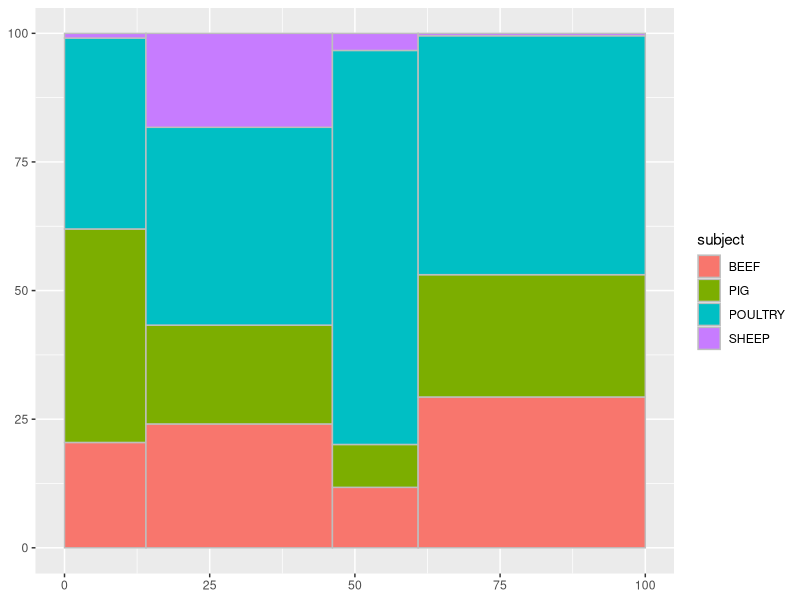
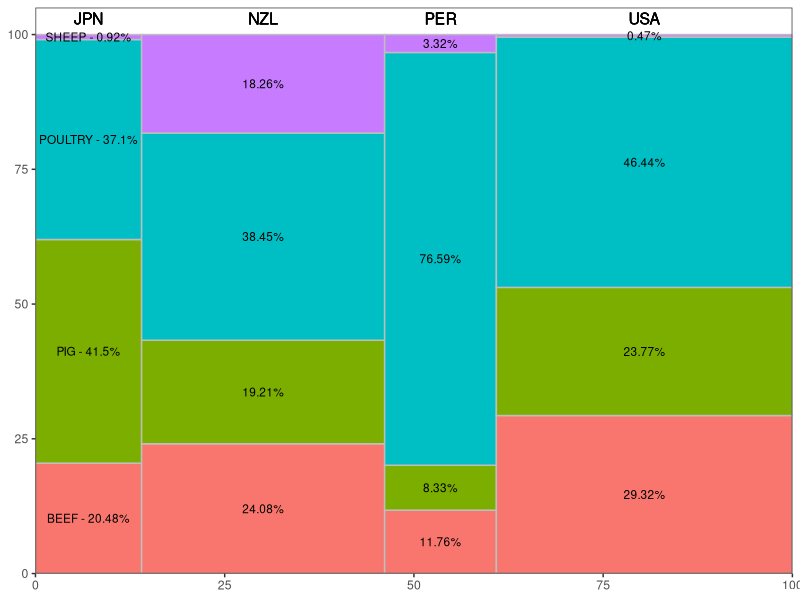
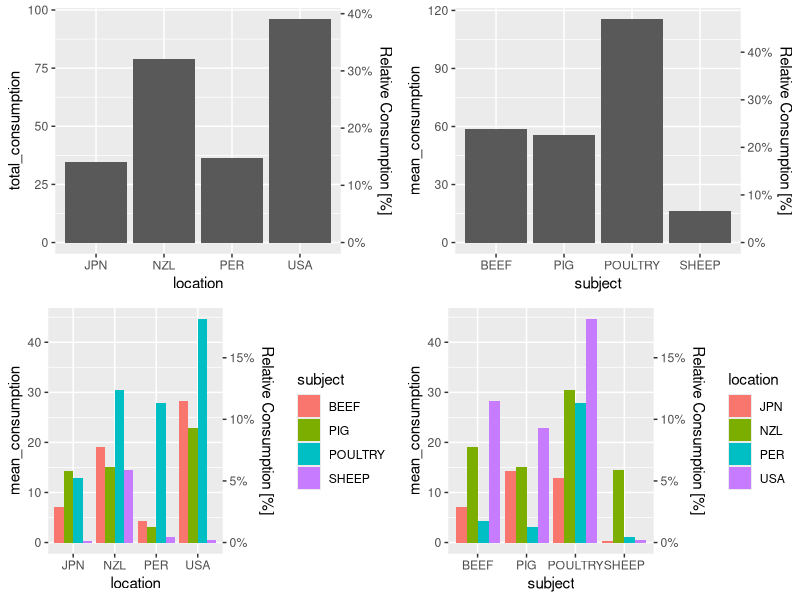

Write R code to recreate these figures, in order.
## ---- chunk 1
knitr::opts_chunk$set(echo = TRUE)
## ---- chunk 2
#load tidyverse package
library(tidyverse)

#read in the data
meat <- read_csv("_data/meat_consumption.csv")
## ---- chunk 3
# lowercase column names
colnames(meat) <- tolower(colnames(meat))
## ---- chunk 4
# filter the data
top4 <- meat %>%
  filter(location %in% c("USA", "JPN", "PER", "NZL") & 
           measure == "KG_CAP")

# compute the mean cosumption for each country by type of meat
top4_summary <- top4 %>%
  group_by(location, subject) %>%
  summarise(mean_consumption = mean(value))
## ---- chunk 5
#calculate global total consumption 
(total <- sum(top4_summary$mean_consumption))

#calculate proportion as a percentage of total
location_pct <- top4_summary %>%
  group_by(location) %>%
  summarise(location_prop = (sum(mean_consumption)/total) * 100)
## ---- chunk 6
# calculate xmin and xmax for each country
location_pct$xmax <- cumsum(location_pct$location_prop)
location_pct$xmin <- location_pct$xmax - location_pct$location_prop
## ---- chunk 7
# join the data frames
top4_summary <- left_join(top4_summary, location_pct)

# sum the total mean_consumption values by location
total_consumption_by_location <- top4_summary %>%
  group_by(location) %>%
  summarise(total_consumption = sum(mean_consumption))

# join the data frames
top4_summary <- left_join(top4_summary, total_consumption_by_location)

# calculate the y-axis min and max values for each type of meat as a proportion of respective country
top4_summary <- top4_summary %>%
  mutate(subject_prop = (mean_consumption/total_consumption) * 100,
         ymax = cumsum(subject_prop),
         ymin = ymax - subject_prop)
## ---- chunk 8
# calculate text coordinates
top4_summary <- top4_summary %>%
  mutate(xtext = xmin + (xmax - xmin)/2,
         ytext = ymin + (ymax - ymin) /2)

## ---- chunk 9
# create base plot
p <- ggplot(top4_summary, aes(ymin = ymin, ymax = ymax, 
                         xmin = xmin, xmax = xmax, fill = subject))

# add in geometry
p1 <- p + geom_rect(colour = ('grey'))

p1
## ---- chunk 10
# adding in proportion data
p2 <- p1 + geom_text(aes(x = xtext, y = ytext,
     label = ifelse(location == "JPN", paste(subject,
         " - ", round(subject_prop, 2), "%", sep = ""), paste(round(subject_prop, 2),
         "%", sep = ""))), size = 3)

# adding in country labels
p3 <- p2 + geom_text(aes(x = xtext, y = 103,
     label = paste(location)), size = 4)

# Adding the finishing touches
p3 + theme_bw() + 
  labs(x = NULL, y = NULL, fill = NULL) + 
  scale_x_continuous(expand = c(0,0)) +
  scale_y_continuous(limits = c(0, 105), expand = c(0,0)) +
  theme(legend.position = "none", 
     panel.grid.major = element_line(colour = NA),
     panel.grid.minor = element_line(colour = NA))
## ---- chunk 11
library(gridExtra)

# total meat consumption by Country
M_C <- top4_summary %>%
  select(location, location_prop, total_consumption) %>%
  unique() %>%
ggplot(aes(x = location, y = total_consumption)) +
  geom_bar(stat = "identity") +
  scale_y_continuous(sec.axis = sec_axis(trans = (~./total), labels = scales::percent, name = "Relative Consumption [%]"))

#total meat consumption by country, faceted by type
M_C_T <- top4_summary %>%
  select(location, subject, mean_consumption) %>%
  ggplot(aes(x = location, y = mean_consumption, fill = subject)) +
  geom_bar(stat = "identity", position = "dodge") +
  scale_y_continuous(sec.axis = sec_axis(trans = (~./total), labels = scales::percent, name = "Relative Consumption [%]"))

#total meat consumption by type
M_T <- ggplot(top4_summary, aes(x = subject, y = mean_consumption)) +
  geom_bar(stat = "identity") +
  scale_y_continuous(sec.axis = sec_axis(trans = (~./total), labels = scales::percent, name = "Relative Consumption [%]"))

#total meat consumption by type faceted by country
M_T_C <- ggplot(top4_summary, aes(x = subject, y = mean_consumption, fill = location)) +
  geom_bar(stat = "identity", position = "dodge") +
  scale_y_continuous(sec.axis = sec_axis(trans = (~./total), labels = scales::percent, name = "Relative Consumption [%]"))


grid.arrange(M_C, M_T, M_C_T, M_T_C, nrow= 2, ncol = 2)
